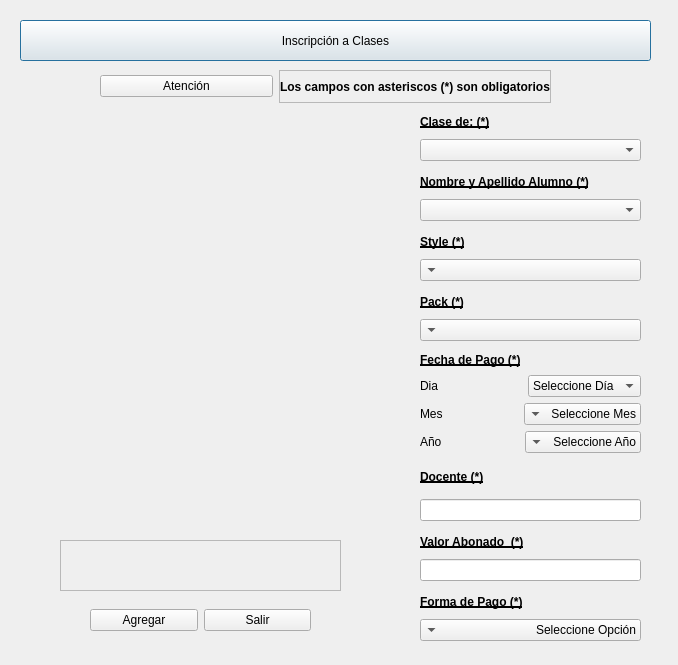
<?xml version="1.0" encoding="UTF-8"?>
<ui version="4.0">
 <class>DialogAltaClases</class>
 <widget class="QDialog" name="DialogAltaClases">
  <property name="geometry">
   <rect>
    <x>0</x>
    <y>0</y>
    <width>678</width>
    <height>665</height>
   </rect>
  </property>
  <property name="windowTitle">
   <string>Alta a Clases</string>
  </property>
  <property name="windowIcon">
   <iconset>
    <activeon>:/icons/pix/oxygen/48x48/categories/applications-education-school.png</activeon>
   </iconset>
  </property>
  <widget class="QPushButton" name="pushButton">
   <property name="geometry">
    <rect>
     <x>20</x>
     <y>20</y>
     <width>631</width>
     <height>41</height>
    </rect>
   </property>
   <property name="text">
    <string>Inscripción a Clases</string>
   </property>
   <property name="icon">
    <iconset>
     <activeon>:/icons/pix/oxygen/48x48/categories/applications-education.png</activeon>
    </iconset>
   </property>
   <property name="iconSize">
    <size>
     <width>32</width>
     <height>32</height>
    </size>
   </property>
  </widget>
  <widget class="QLabel" name="label">
   <property name="geometry">
    <rect>
     <x>30</x>
     <y>130</y>
     <width>331</width>
     <height>391</height>
    </rect>
   </property>
   <property name="text">
    <string/>
   </property>
   <property name="pixmap">
    <pixmap resource="icons.qrc">:/icons/pix/oxygen/breaktime.jpg</pixmap>
   </property>
   <property name="scaledContents">
    <bool>true</bool>
   </property>
  </widget>
  <widget class="QLabel" name="mensaje">
   <property name="geometry">
    <rect>
     <x>60</x>
     <y>540</y>
     <width>281</width>
     <height>51</height>
    </rect>
   </property>
   <property name="font">
    <font>
     <weight>75</weight>
     <bold>true</bold>
    </font>
   </property>
   <property name="frameShape">
    <enum>QFrame::StyledPanel</enum>
   </property>
   <property name="frameShadow">
    <enum>QFrame::Raised</enum>
   </property>
   <property name="text">
    <string/>
   </property>
   <property name="alignment">
    <set>Qt::AlignCenter</set>
   </property>
  </widget>
  <widget class="QWidget" name="layoutWidget">
   <property name="geometry">
    <rect>
     <x>420</x>
     <y>110</y>
     <width>221</width>
     <height>51</height>
    </rect>
   </property>
   <layout class="QVBoxLayout" name="verticalLayout">
    <item>
     <widget class="QLabel" name="label_2">
      <property name="font">
       <font>
        <weight>75</weight>
        <bold>true</bold>
        <underline>true</underline>
       </font>
      </property>
      <property name="text">
       <string>Clase de: (*)</string>
      </property>
     </widget>
    </item>
    <item>
     <widget class="QComboBox" name="comboBoxTipActividad"/>
    </item>
   </layout>
  </widget>
  <widget class="QWidget" name="layoutWidget">
   <property name="geometry">
    <rect>
     <x>420</x>
     <y>170</y>
     <width>221</width>
     <height>51</height>
    </rect>
   </property>
   <layout class="QVBoxLayout" name="verticalLayout_2">
    <item>
     <widget class="QLabel" name="label_3">
      <property name="font">
       <font>
        <weight>75</weight>
        <bold>true</bold>
        <underline>true</underline>
       </font>
      </property>
      <property name="text">
       <string>Nombre y Apellido Alumno (*)</string>
      </property>
     </widget>
    </item>
    <item>
     <widget class="QComboBox" name="comboBoxAlumno"/>
    </item>
   </layout>
  </widget>
  <widget class="QWidget" name="layoutWidget">
   <property name="geometry">
    <rect>
     <x>420</x>
     <y>230</y>
     <width>221</width>
     <height>51</height>
    </rect>
   </property>
   <layout class="QVBoxLayout" name="verticalLayout_3">
    <item>
     <widget class="QLabel" name="label_4">
      <property name="font">
       <font>
        <weight>75</weight>
        <bold>true</bold>
        <underline>true</underline>
        <strikeout>false</strikeout>
       </font>
      </property>
      <property name="text">
       <string>Style (*)</string>
      </property>
     </widget>
    </item>
    <item>
     <widget class="QComboBox" name="style">
      <property name="layoutDirection">
       <enum>Qt::RightToLeft</enum>
      </property>
     </widget>
    </item>
   </layout>
  </widget>
  <widget class="QWidget" name="layoutWidget">
   <property name="geometry">
    <rect>
     <x>420</x>
     <y>290</y>
     <width>221</width>
     <height>51</height>
    </rect>
   </property>
   <layout class="QVBoxLayout" name="verticalLayout_4">
    <item>
     <widget class="QLabel" name="label_5">
      <property name="font">
       <font>
        <weight>75</weight>
        <bold>true</bold>
        <underline>true</underline>
       </font>
      </property>
      <property name="text">
       <string>Pack (*)</string>
      </property>
     </widget>
    </item>
    <item>
     <widget class="QComboBox" name="pack">
      <property name="layoutDirection">
       <enum>Qt::RightToLeft</enum>
      </property>
     </widget>
    </item>
   </layout>
  </widget>
  <widget class="QWidget" name="layoutWidget">
   <property name="geometry">
    <rect>
     <x>420</x>
     <y>460</y>
     <width>221</width>
     <height>61</height>
    </rect>
   </property>
   <layout class="QVBoxLayout" name="verticalLayout_6">
    <item>
     <widget class="QLabel" name="label_7">
      <property name="font">
       <font>
        <weight>75</weight>
        <bold>true</bold>
        <underline>true</underline>
       </font>
      </property>
      <property name="text">
       <string>Docente (*)</string>
      </property>
     </widget>
    </item>
    <item>
     <widget class="QLineEdit" name="nombreDocente">
      <property name="alignment">
       <set>Qt::AlignRight|Qt::AlignTrailing|Qt::AlignVCenter</set>
      </property>
     </widget>
    </item>
   </layout>
  </widget>
  <widget class="QWidget" name="layoutWidget">
   <property name="geometry">
    <rect>
     <x>420</x>
     <y>530</y>
     <width>221</width>
     <height>51</height>
    </rect>
   </property>
   <layout class="QVBoxLayout" name="verticalLayout_7">
    <item>
     <widget class="QLabel" name="label_8">
      <property name="font">
       <font>
        <weight>75</weight>
        <bold>true</bold>
        <underline>true</underline>
       </font>
      </property>
      <property name="text">
       <string>Valor Abonado  (*)</string>
      </property>
     </widget>
    </item>
    <item>
     <widget class="QLineEdit" name="monto">
      <property name="alignment">
       <set>Qt::AlignRight|Qt::AlignTrailing|Qt::AlignVCenter</set>
      </property>
     </widget>
    </item>
   </layout>
  </widget>
  <widget class="QWidget" name="layoutWidget">
   <property name="geometry">
    <rect>
     <x>420</x>
     <y>590</y>
     <width>221</width>
     <height>51</height>
    </rect>
   </property>
   <layout class="QVBoxLayout" name="verticalLayout_8">
    <item>
     <widget class="QLabel" name="label_9">
      <property name="font">
       <font>
        <weight>75</weight>
        <bold>true</bold>
        <underline>true</underline>
       </font>
      </property>
      <property name="text">
       <string>Forma de Pago (*)</string>
      </property>
     </widget>
    </item>
    <item>
     <widget class="QComboBox" name="formaPago">
      <property name="layoutDirection">
       <enum>Qt::RightToLeft</enum>
      </property>
      <item>
       <property name="text">
        <string>Seleccione Opción</string>
       </property>
      </item>
      <item>
       <property name="text">
        <string>Efectivo</string>
       </property>
      </item>
      <item>
       <property name="text">
        <string>Tarjeta de Crédito</string>
       </property>
      </item>
      <item>
       <property name="text">
        <string>Débito</string>
       </property>
      </item>
     </widget>
    </item>
   </layout>
  </widget>
  <widget class="QWidget" name="layoutWidget">
   <property name="geometry">
    <rect>
     <x>90</x>
     <y>600</y>
     <width>221</width>
     <height>41</height>
    </rect>
   </property>
   <layout class="QHBoxLayout" name="horizontalLayout">
    <item>
     <widget class="QPushButton" name="agregar">
      <property name="text">
       <string>Agregar</string>
      </property>
      <property name="icon">
       <iconset>
        <activeon>:/icons/pix/oxygen/48x48/actions/mail-mark-notjunk.png</activeon>
       </iconset>
      </property>
      <property name="iconSize">
       <size>
        <width>22</width>
        <height>22</height>
       </size>
      </property>
     </widget>
    </item>
    <item>
     <widget class="QPushButton" name="salir">
      <property name="text">
       <string>Salir</string>
      </property>
      <property name="icon">
       <iconset>
        <activeon>:/icons/pix/oxygen/48x48/actions/edit-delete.png</activeon>
       </iconset>
      </property>
      <property name="iconSize">
       <size>
        <width>22</width>
        <height>22</height>
       </size>
      </property>
     </widget>
    </item>
   </layout>
  </widget>
  <widget class="QWidget" name="layoutWidget">
   <property name="geometry">
    <rect>
     <x>420</x>
     <y>350</y>
     <width>221</width>
     <height>103</height>
    </rect>
   </property>
   <layout class="QVBoxLayout" name="verticalLayout_5">
    <item>
     <widget class="QLabel" name="label_6">
      <property name="font">
       <font>
        <weight>75</weight>
        <bold>true</bold>
        <underline>true</underline>
       </font>
      </property>
      <property name="text">
       <string>Fecha de Pago (*)</string>
      </property>
     </widget>
    </item>
    <item>
     <layout class="QHBoxLayout" name="horizontalLayout_2">
      <item>
       <widget class="QLabel" name="label_10">
        <property name="text">
         <string>Dia</string>
        </property>
       </widget>
      </item>
      <item>
       <widget class="QComboBox" name="comboBoxDia">
        <item>
         <property name="text">
          <string>Seleccione Día</string>
         </property>
        </item>
        <item>
         <property name="text">
          <string>1</string>
         </property>
        </item>
        <item>
         <property name="text">
          <string>2</string>
         </property>
        </item>
        <item>
         <property name="text">
          <string>3</string>
         </property>
        </item>
        <item>
         <property name="text">
          <string>4</string>
         </property>
        </item>
        <item>
         <property name="text">
          <string>5</string>
         </property>
        </item>
        <item>
         <property name="text">
          <string>6</string>
         </property>
        </item>
        <item>
         <property name="text">
          <string>7</string>
         </property>
        </item>
        <item>
         <property name="text">
          <string>8</string>
         </property>
        </item>
        <item>
         <property name="text">
          <string>9</string>
         </property>
        </item>
        <item>
         <property name="text">
          <string>10</string>
         </property>
        </item>
        <item>
         <property name="text">
          <string>11</string>
         </property>
        </item>
        <item>
         <property name="text">
          <string>12</string>
         </property>
        </item>
        <item>
         <property name="text">
          <string>13</string>
         </property>
        </item>
        <item>
         <property name="text">
          <string>14</string>
         </property>
        </item>
        <item>
         <property name="text">
          <string>15</string>
         </property>
        </item>
        <item>
         <property name="text">
          <string>16</string>
         </property>
        </item>
        <item>
         <property name="text">
          <string>17</string>
         </property>
        </item>
        <item>
         <property name="text">
          <string>18</string>
         </property>
        </item>
        <item>
         <property name="text">
          <string>19</string>
         </property>
        </item>
        <item>
         <property name="text">
          <string>20</string>
         </property>
        </item>
        <item>
         <property name="text">
          <string>21</string>
         </property>
        </item>
        <item>
         <property name="text">
          <string>22</string>
         </property>
        </item>
        <item>
         <property name="text">
          <string>23</string>
         </property>
        </item>
        <item>
         <property name="text">
          <string>24</string>
         </property>
        </item>
        <item>
         <property name="text">
          <string>25</string>
         </property>
        </item>
        <item>
         <property name="text">
          <string>26</string>
         </property>
        </item>
        <item>
         <property name="text">
          <string>27</string>
         </property>
        </item>
        <item>
         <property name="text">
          <string>28</string>
         </property>
        </item>
        <item>
         <property name="text">
          <string>29</string>
         </property>
        </item>
        <item>
         <property name="text">
          <string>30</string>
         </property>
        </item>
        <item>
         <property name="text">
          <string>31</string>
         </property>
        </item>
       </widget>
      </item>
     </layout>
    </item>
    <item>
     <layout class="QHBoxLayout" name="horizontalLayout_6">
      <item>
       <widget class="QLabel" name="label_12">
        <property name="text">
         <string>Mes</string>
        </property>
       </widget>
      </item>
      <item>
       <widget class="QComboBox" name="mes_3">
        <property name="layoutDirection">
         <enum>Qt::RightToLeft</enum>
        </property>
        <item>
         <property name="text">
          <string>Seleccione Mes</string>
         </property>
        </item>
        <item>
         <property name="text">
          <string>Enero</string>
         </property>
        </item>
        <item>
         <property name="text">
          <string>Febrero</string>
         </property>
        </item>
        <item>
         <property name="text">
          <string>Marzo</string>
         </property>
        </item>
        <item>
         <property name="text">
          <string>Abril</string>
         </property>
        </item>
        <item>
         <property name="text">
          <string>Mayo</string>
         </property>
        </item>
        <item>
         <property name="text">
          <string>Junio</string>
         </property>
        </item>
        <item>
         <property name="text">
          <string>Julio</string>
         </property>
        </item>
        <item>
         <property name="text">
          <string>Agosto</string>
         </property>
        </item>
        <item>
         <property name="text">
          <string>Septiembre</string>
         </property>
        </item>
        <item>
         <property name="text">
          <string>Octubre</string>
         </property>
        </item>
        <item>
         <property name="text">
          <string>Noviembre</string>
         </property>
        </item>
        <item>
         <property name="text">
          <string>Diciembre</string>
         </property>
        </item>
       </widget>
      </item>
     </layout>
    </item>
    <item>
     <layout class="QHBoxLayout" name="horizontalLayout_7">
      <item>
       <widget class="QLabel" name="label_13">
        <property name="text">
         <string>Año</string>
        </property>
       </widget>
      </item>
      <item>
       <widget class="QComboBox" name="anio_3">
        <property name="layoutDirection">
         <enum>Qt::RightToLeft</enum>
        </property>
        <item>
         <property name="text">
          <string>Seleccione Año</string>
         </property>
        </item>
        <item>
         <property name="text">
          <string>2000</string>
         </property>
        </item>
        <item>
         <property name="text">
          <string>2001</string>
         </property>
        </item>
        <item>
         <property name="text">
          <string>2002</string>
         </property>
        </item>
        <item>
         <property name="text">
          <string>2003</string>
         </property>
        </item>
        <item>
         <property name="text">
          <string>2004</string>
         </property>
        </item>
        <item>
         <property name="text">
          <string>2005</string>
         </property>
        </item>
        <item>
         <property name="text">
          <string>2006</string>
         </property>
        </item>
        <item>
         <property name="text">
          <string>2007</string>
         </property>
        </item>
        <item>
         <property name="text">
          <string>2008</string>
         </property>
        </item>
        <item>
         <property name="text">
          <string>2009</string>
         </property>
        </item>
        <item>
         <property name="text">
          <string>2010</string>
         </property>
        </item>
        <item>
         <property name="text">
          <string>2011</string>
         </property>
        </item>
        <item>
         <property name="text">
          <string>2012</string>
         </property>
        </item>
        <item>
         <property name="text">
          <string>2013</string>
         </property>
        </item>
        <item>
         <property name="text">
          <string>2014</string>
         </property>
        </item>
        <item>
         <property name="text">
          <string>2015</string>
         </property>
        </item>
        <item>
         <property name="text">
          <string>2016</string>
         </property>
        </item>
        <item>
         <property name="text">
          <string>2017</string>
         </property>
        </item>
        <item>
         <property name="text">
          <string>2018</string>
         </property>
        </item>
        <item>
         <property name="text">
          <string>2019</string>
         </property>
        </item>
        <item>
         <property name="text">
          <string>2020</string>
         </property>
        </item>
        <item>
         <property name="text">
          <string>2021</string>
         </property>
        </item>
        <item>
         <property name="text">
          <string>2022</string>
         </property>
        </item>
        <item>
         <property name="text">
          <string>2023</string>
         </property>
        </item>
        <item>
         <property name="text">
          <string>2024</string>
         </property>
        </item>
        <item>
         <property name="text">
          <string>2025</string>
         </property>
        </item>
        <item>
         <property name="text">
          <string>2026</string>
         </property>
        </item>
        <item>
         <property name="text">
          <string>2027</string>
         </property>
        </item>
        <item>
         <property name="text">
          <string>2028</string>
         </property>
        </item>
        <item>
         <property name="text">
          <string>2029</string>
         </property>
        </item>
        <item>
         <property name="text">
          <string>2030</string>
         </property>
        </item>
        <item>
         <property name="text">
          <string>2031</string>
         </property>
        </item>
        <item>
         <property name="text">
          <string>2032</string>
         </property>
        </item>
        <item>
         <property name="text">
          <string>2033</string>
         </property>
        </item>
        <item>
         <property name="text">
          <string>2034</string>
         </property>
        </item>
        <item>
         <property name="text">
          <string>2035</string>
         </property>
        </item>
        <item>
         <property name="text">
          <string>2036</string>
         </property>
        </item>
        <item>
         <property name="text">
          <string>2037</string>
         </property>
        </item>
        <item>
         <property name="text">
          <string>2038</string>
         </property>
        </item>
        <item>
         <property name="text">
          <string>2039</string>
         </property>
        </item>
        <item>
         <property name="text">
          <string>2040</string>
         </property>
        </item>
        <item>
         <property name="text">
          <string>2041</string>
         </property>
        </item>
        <item>
         <property name="text">
          <string>2042</string>
         </property>
        </item>
        <item>
         <property name="text">
          <string>2043</string>
         </property>
        </item>
        <item>
         <property name="text">
          <string>2044</string>
         </property>
        </item>
        <item>
         <property name="text">
          <string>2045</string>
         </property>
        </item>
        <item>
         <property name="text">
          <string>2046</string>
         </property>
        </item>
        <item>
         <property name="text">
          <string>2047</string>
         </property>
        </item>
        <item>
         <property name="text">
          <string>2048</string>
         </property>
        </item>
        <item>
         <property name="text">
          <string>2049</string>
         </property>
        </item>
        <item>
         <property name="text">
          <string>2050</string>
         </property>
        </item>
        <item>
         <property name="text">
          <string>2051</string>
         </property>
        </item>
        <item>
         <property name="text">
          <string>2052</string>
         </property>
        </item>
        <item>
         <property name="text">
          <string>2053</string>
         </property>
        </item>
        <item>
         <property name="text">
          <string>2054</string>
         </property>
        </item>
        <item>
         <property name="text">
          <string>2055</string>
         </property>
        </item>
        <item>
         <property name="text">
          <string>2056</string>
         </property>
        </item>
        <item>
         <property name="text">
          <string>2057</string>
         </property>
        </item>
        <item>
         <property name="text">
          <string>2058</string>
         </property>
        </item>
        <item>
         <property name="text">
          <string>2059</string>
         </property>
        </item>
        <item>
         <property name="text">
          <string>2060</string>
         </property>
        </item>
        <item>
         <property name="text">
          <string>2061</string>
         </property>
        </item>
        <item>
         <property name="text">
          <string>2062</string>
         </property>
        </item>
        <item>
         <property name="text">
          <string>2063</string>
         </property>
        </item>
        <item>
         <property name="text">
          <string>2064</string>
         </property>
        </item>
        <item>
         <property name="text">
          <string>2065</string>
         </property>
        </item>
        <item>
         <property name="text">
          <string>2066</string>
         </property>
        </item>
        <item>
         <property name="text">
          <string>2067</string>
         </property>
        </item>
        <item>
         <property name="text">
          <string>2068</string>
         </property>
        </item>
        <item>
         <property name="text">
          <string>2069</string>
         </property>
        </item>
        <item>
         <property name="text">
          <string>2070</string>
         </property>
        </item>
        <item>
         <property name="text">
          <string>2071</string>
         </property>
        </item>
        <item>
         <property name="text">
          <string>2072</string>
         </property>
        </item>
        <item>
         <property name="text">
          <string>2073</string>
         </property>
        </item>
        <item>
         <property name="text">
          <string>2074</string>
         </property>
        </item>
        <item>
         <property name="text">
          <string>2075</string>
         </property>
        </item>
        <item>
         <property name="text">
          <string>2076</string>
         </property>
        </item>
        <item>
         <property name="text">
          <string>2077</string>
         </property>
        </item>
        <item>
         <property name="text">
          <string>2078</string>
         </property>
        </item>
        <item>
         <property name="text">
          <string>2079</string>
         </property>
        </item>
        <item>
         <property name="text">
          <string>2080</string>
         </property>
        </item>
        <item>
         <property name="text">
          <string>2081</string>
         </property>
        </item>
        <item>
         <property name="text">
          <string>2082</string>
         </property>
        </item>
        <item>
         <property name="text">
          <string>2083</string>
         </property>
        </item>
        <item>
         <property name="text">
          <string>2084</string>
         </property>
        </item>
        <item>
         <property name="text">
          <string>2085</string>
         </property>
        </item>
        <item>
         <property name="text">
          <string>2086</string>
         </property>
        </item>
        <item>
         <property name="text">
          <string>2087</string>
         </property>
        </item>
        <item>
         <property name="text">
          <string>2088</string>
         </property>
        </item>
        <item>
         <property name="text">
          <string>2089</string>
         </property>
        </item>
        <item>
         <property name="text">
          <string>2090</string>
         </property>
        </item>
        <item>
         <property name="text">
          <string>2091</string>
         </property>
        </item>
        <item>
         <property name="text">
          <string>2092</string>
         </property>
        </item>
        <item>
         <property name="text">
          <string>2093</string>
         </property>
        </item>
        <item>
         <property name="text">
          <string>2094</string>
         </property>
        </item>
        <item>
         <property name="text">
          <string>2095</string>
         </property>
        </item>
        <item>
         <property name="text">
          <string>2096</string>
         </property>
        </item>
        <item>
         <property name="text">
          <string>2097</string>
         </property>
        </item>
        <item>
         <property name="text">
          <string>2098</string>
         </property>
        </item>
        <item>
         <property name="text">
          <string>2099</string>
         </property>
        </item>
       </widget>
      </item>
     </layout>
    </item>
   </layout>
  </widget>
  <widget class="QWidget" name="layoutWidget_2">
   <property name="geometry">
    <rect>
     <x>100</x>
     <y>70</y>
     <width>451</width>
     <height>33</height>
    </rect>
   </property>
   <layout class="QHBoxLayout" name="horizontalLayout_8">
    <item>
     <widget class="QPushButton" name="pushButton_2">
      <property name="text">
       <string>Atención</string>
      </property>
      <property name="icon">
       <iconset>
        <activeon>:/icons/pix/oxygen/48x48/status/security-medium.png</activeon>
       </iconset>
      </property>
      <property name="iconSize">
       <size>
        <width>22</width>
        <height>22</height>
       </size>
      </property>
     </widget>
    </item>
    <item>
     <widget class="QLabel" name="label_11">
      <property name="font">
       <font>
        <weight>75</weight>
        <bold>true</bold>
       </font>
      </property>
      <property name="frameShape">
       <enum>QFrame::StyledPanel</enum>
      </property>
      <property name="frameShadow">
       <enum>QFrame::Raised</enum>
      </property>
      <property name="text">
       <string>Los campos con asteriscos (*) son obligatorios</string>
      </property>
      <property name="alignment">
       <set>Qt::AlignCenter</set>
      </property>
     </widget>
    </item>
   </layout>
  </widget>
  <zorder>layoutWidget</zorder>
  <zorder>layoutWidget</zorder>
  <zorder>layoutWidget</zorder>
  <zorder>layoutWidget</zorder>
  <zorder>layoutWidget</zorder>
  <zorder>layoutWidget</zorder>
  <zorder>layoutWidget</zorder>
  <zorder>layoutWidget</zorder>
  <zorder>layoutWidget</zorder>
  <zorder>pushButton</zorder>
  <zorder>label</zorder>
  <zorder>mensaje</zorder>
  <zorder>layoutWidget_2</zorder>
 </widget>
 <resources>
  <include location="icons.qrc"/>
 </resources>
 <connections/>
</ui>
